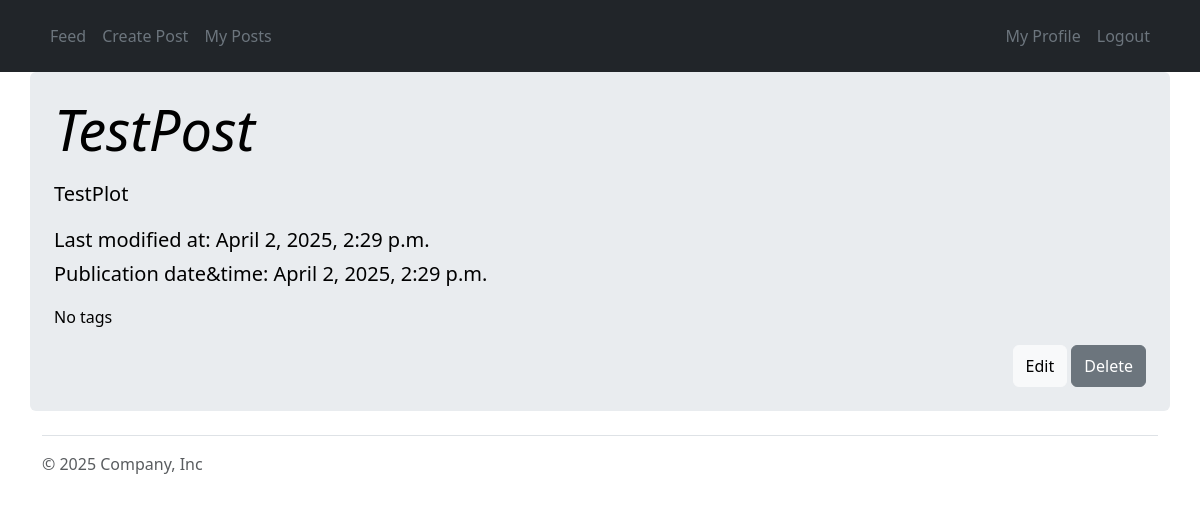
/vlad/2/ (signed in), run on an earlier commit of the app's database.
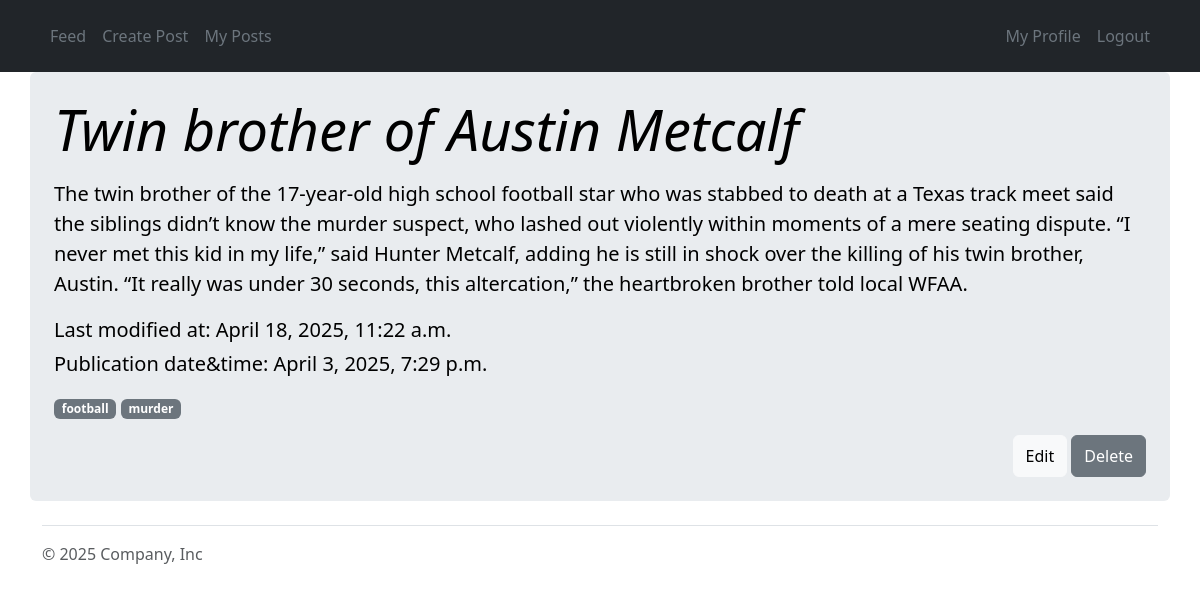
And on a later commit of the database.
### blog/models.py (models this page shows, shortened)
class Post(models.Model):
    title: str = models.CharField(max_length=50)
    plot: str = models.TextField(null=False, blank=False)
    tag: TaggableManager = TaggableManager()
    user: models.ForeignKey = models.ForeignKey(BlogUser, on_delete=models.DO_NOTHING, related_name="posts")
    category: models.ManyToManyField = models.ManyToManyField(Category, related_name="posts")
    is_active: bool = models.BooleanField(default=True)
    created_datetime: models.DateTimeField = models.DateTimeField(auto_now_add=True)
    modified_datetime: models.DateTimeField = models.DateTimeField(auto_now=True)

### blog/views.py (the view)
# urls.py: path("<str:username>/<int:id>/", views.post_detail, name="post_details"),
@ratelimit(key='ip', rate='10/m', method='GET', block=True)
@login_required
def post_detail(request: Any, username: str, id: int) -> HttpResponse:
    post = Post.objects.get(id=id)
    return render(request, "blog/post_details.html", {"post": post, "username": username})

### templates/blog/post_details.html (shortened to what this page needs)
{% extends "blog/base.html" %}
{% block custom_list %}
    {% if user.is_authenticated %}
        <li><a href="{% url 'feed' username=user.username %}" class="nav-link px-2 text-secondary">Feed</a></li>
        <li><a href="{% url 'create_post' username=user.username %}" class="nav-link px-2 text-secondary">Create
            Post</a>
        <li><a href="{% url 'my_posts' username=user.username %}" class="nav-link px-2 text-secondary">My Posts</a></li>
        <div class="d-flex ms-auto">
            <li class="nav-item"><a href="{% url 'profile' username=user.username %}"
                                    class="nav-link px-2 text-secondary">My
                Profile</a></li>
            <li class="nav-item"><a href="{% url 'logout' %}" class="nav-link px-2 text-secondary">Logout</a></li>
        </div>
    {% else %}
        <li><a href="{% url 'signup' %}" class="nav-link px-2 text-secondary">Sign Up</a></li>
        <li><a href="{% url 'signin' %}" class="nav-link px-2 text-secondary">Log In</a></li>
    {% endif %}
{% endblock %}
{% block custom_body %}
    {% if user.is_anonymous %}
        <h1 style="text-align: center;">You don’t have access to this resource! Please log in or sign up first.</h1>
    {% else %}
        {% if request.user.username == username %}
            <div class="p-4 rounded text-body-emphasis bg-body-secondary container">
                <div class="">
                    <h1 class="display-4 fst-italic">{{ post.title }}</h1>
                    <p class="lead my-3">{{ post.plot }}</p>
                    <p class="lead my-1">Last modified at: {{ post.modified_datetime }}</p>
                    <p class="lead">Publication date&time: {{ post.created_datetime }}</p>
                    {% for tag in post.tag.all %}
                        <span class="badge bg-secondary">{{ tag.name }}</span>
                    {% empty %}
                        <span>No tags</span>
                    {% endfor %}
                    <div style="text-align: right">
                        <a href="{% url 'edit_post' username=user.username id=post.id %}"
                           class="btn btn-light w-20 py-2">Edit</a>
                        <a href="{% url 'delete_post' username=user.username id=post.id %}"
                           class="btn btn-secondary w-20 py-2" type="submit">Delete</a>
                    </div>
                </div>
            </div>
        {% else %}
            <h1 style="text-align: center;">Wrong address!</h1>
        {% endif %}
    {% endif %}
{% endblock %}

What changed in the data, as far as the page shows it:
changed Post: title "TestPost" → "Twin brother of Austin Metcalf"; plot "TestPlot" → "The twin brother of the 17-year-old high school football star who was stabbed to death at a Texas track meet said the siblings didn’t know the murder suspect, who lashed out violently within moments of a mere seating dispute. “I never met this kid in my life,” said Hunter Metcalf, adding he is still in shock over the killing of his twin brother, Austin. “It really was under 30 seconds, this altercation,” the heartbroken brother told local WFAA."; modified_datetime "April 2, 2025, 2:29 p.m." → "April 18, 2025, 11:22 a.m."; created_datetime "April 2, 2025, 2:29 p.m." → "April 3, 2025, 7:29 p.m."
now on this page (row edited): Tag: name "football"
now on this page (row edited): Tag: name "murder"
Also different on the page:
text no longer shown: "No tags"
